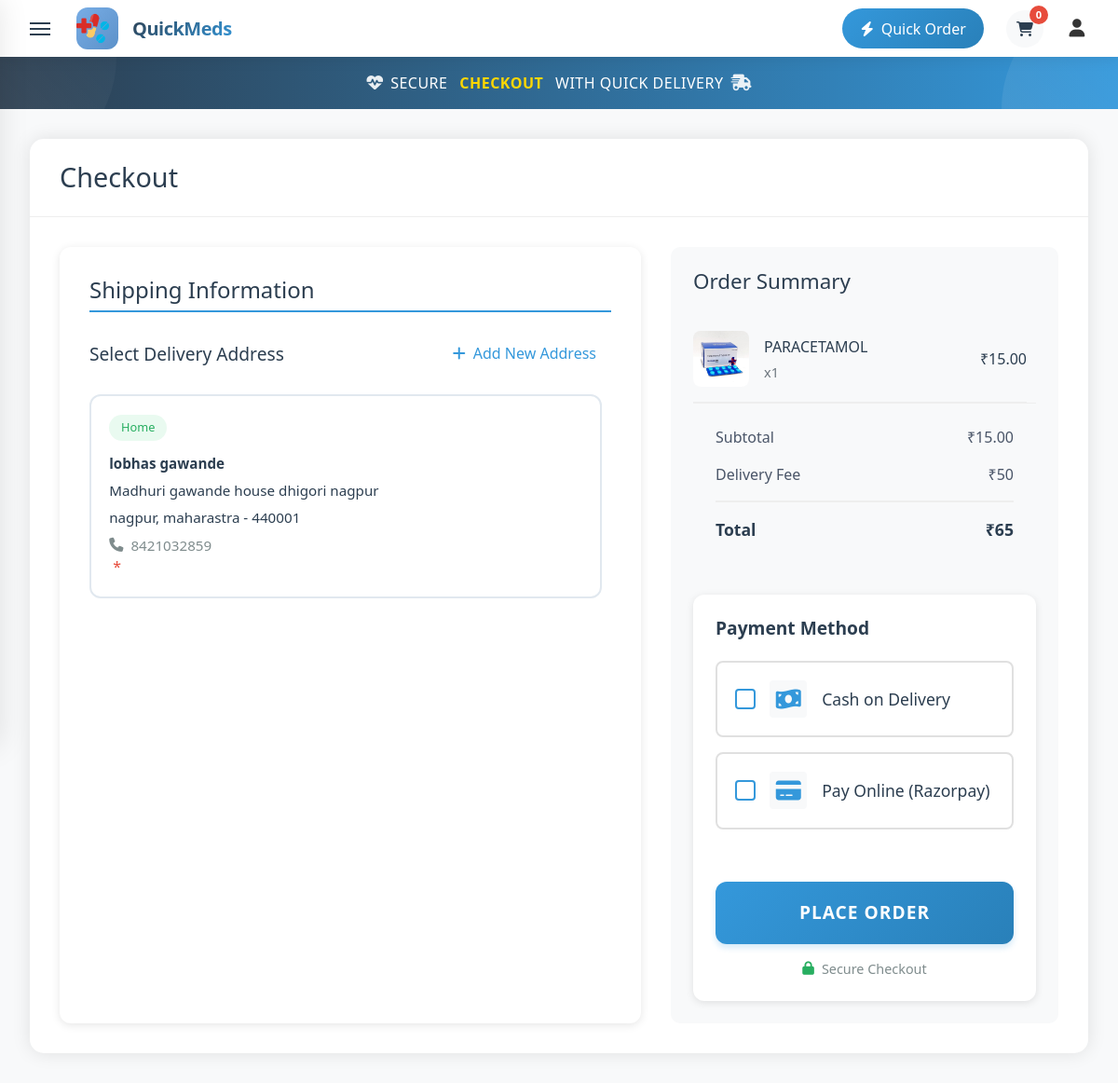
/checkout/ (signed in), run on an earlier commit of the app's database.
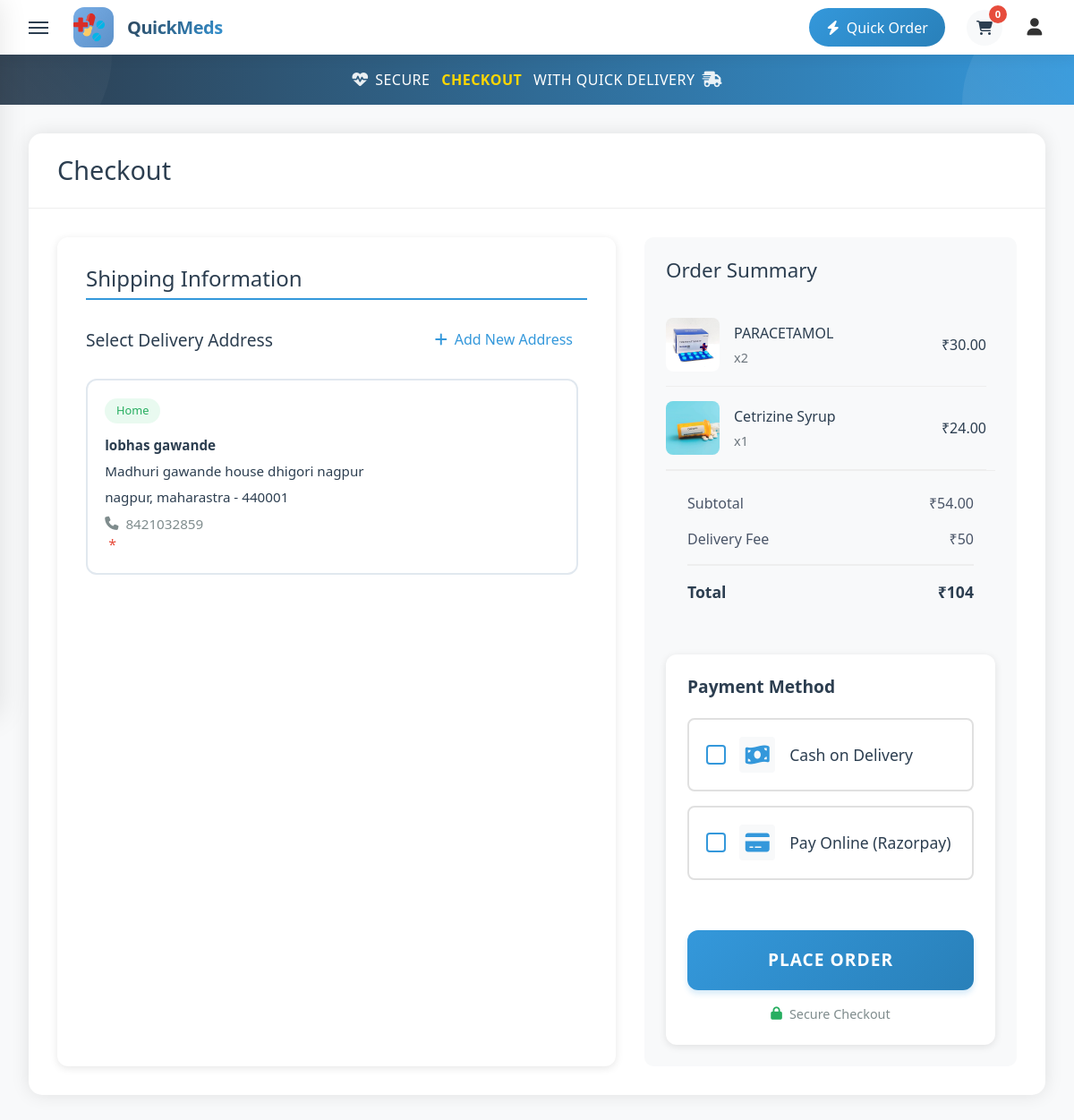
And on a later commit of the database.
### QuickMedsApp/models.py (models this page shows, shortened)
class Address(models.Model):
    ADDRESS_TYPES = [
        ('Home', 'Home'),
        ('Office', 'Office'),
        ('Other', 'Other'),
    ]
    user = models.ForeignKey(User, on_delete=models.CASCADE, related_name='addresses')
    type = models.CharField(max_length=20, choices=ADDRESS_TYPES, default='Home')
    full_name = models.CharField(max_length=100)
    phone_number = models.CharField(max_length=15)
    street_address = models.TextField()
    city = models.CharField(max_length=100)
    state = models.CharField(max_length=100)
    postal_code = models.CharField(max_length=10)
    country = models.CharField(max_length=100, default='India')
    is_default = models.BooleanField(default=False)
    created_at = models.DateTimeField(auto_now_add=True)
    updated_at = models.DateTimeField(auto_now=True)
    class Meta:
        verbose_name = 'Address'
        verbose_name_plural = 'Addresses'
        ordering = ['-created_at']

class CartItem(models.Model):
    cart = models.ForeignKey(Cart, on_delete=models.CASCADE)
    product = models.ForeignKey(Product, on_delete=models.CASCADE)
    quantity = models.PositiveIntegerField(default=1)
    def get_total(self):
        return self.quantity * self.product.price

class Product(models.Model):
    name = models.CharField(max_length=255)
    code = models.CharField(max_length=50, unique=True, blank=True, null=True)
    description = models.TextField(blank=True, null=True)
    category = models.ForeignKey(Category, on_delete=models.CASCADE, related_name='products')
    price = models.DecimalField(max_digits=10, decimal_places=2)
    original_price = models.DecimalField(max_digits=10, decimal_places=2, blank=True, null=True)
    in_stock = models.BooleanField(default=True)
    stock = models.PositiveIntegerField(default=0)
    expiry_date = models.DateField(null=True, blank=True)
    image = models.ImageField(upload_to='products/', blank=True, null=True)
    created_at = models.DateTimeField(auto_now_add=True)
    updated_at = models.DateTimeField(auto_now=True)
    class Meta:
        ordering = ['-created_at']
        verbose_name = 'Product'
        verbose_name_plural = 'Products'

class Cart(models.Model):
    user = models.ForeignKey(User, on_delete=models.CASCADE)
    created_at = models.DateTimeField(auto_now_add=True)
    updated_at = models.DateTimeField(auto_now=True)
    def get_total(self):
        return sum(item.get_total() for item in self.cartitem_set.all())

### QuickMedsApp/views.py (the view)
# urls.py: path('checkout/', views.checkout_view, name='checkout'),
@login_required
def checkout_view(request):
    if not request.user.is_authenticated:
        return redirect('login')
    cart = Cart.objects.get_or_create(user=request.user)[0]
    if not cart.cartitem_set.exists():
        messages.warning(request, 'Your cart is empty')
        return redirect('cart')
    addresses = request.user.addresses.all().order_by('-is_default', '-created_at')
    razorpay_key_id = config('RAZORPAY_KEY_ID')
    context = {
        'cart': cart,
        'razorpay_key_id': razorpay_key_id,
        'addresses': addresses,
    }
    return render(request, 'checkout.html', context)

### templates/checkout.html (shortened to what the changed rows need)
{% extends 'base.html' %}
{% load static %}
{% load humanize %}
{% block extra_css %}
<link rel="stylesheet" href="{% static 'css/checkout.css' %}">
<link rel="stylesheet" href="{% static 'css/home.css' %}">
<link rel="stylesheet" href="https://cdnjs.cloudflare.com/ajax/libs/font-awesome/6.5.1/css/all.min.css">
{% endblock %}
{% block content %}
<div class="checkout-wrapper">
    <div class="checkout-container">
        <div class="checkout-header">
            <h1>Checkout</h1>
        </div>
        <form id="checkoutForm" method="POST">
            <div class="checkout-grid">
                <div class="checkout-form-container">
                    <div class="form-section">
                        <h2>Shipping Information</h2>
                        <div class="address-selection-section">
                            <div class="saved-addresses">
                                {% for address in user.addresses.all %}
                                <div class="address-option">
                                    <label for="address_{{ address.id }}" class="address-card-label">
                                        <div class="address-card-content">
                                            <div class="address-type">
                                                <span class="type-badge {% if address.type == 'Home' %}home{% elif address.type == 'Office' %}office{% else %}other{% endif %}">
                                                    {{ address.type }}
                                                </span>
                                            </div>
                                            <div class="address-details">
                                                <p class="name">{{ address.full_name }}</p>
                                                <p class="address">{{ address.street_address }}</p>
                                                <p class="city-state">{{ address.city }}, {{ address.state }} - {{ address.postal_code }}</p>
                                                <p class="phone">
                                                    <i class="fas fa-phone"></i> {{ address.phone_number }}
                                                </p>
                                            </div>
                                        </div>
                                    </label>
                                </div>
                                {% endfor %}
                            </div>
                        </div>
                    </div>
                </div>
                <div class="order-summary">
                    <div class="order-summary-header">
                        <h2>Order Summary</h2>
                    </div>
                    <div class="order-items">
                        {% for item in cart.cartitem_set.all %}
                        <div class="order-item">
                            <img src="{% if item.product.image %}{{ item.product.image.url }}{% else %}{% static 'img/medicines-icon.png' %}{% endif %}"
                                 alt="{{ item.product.name }}"
                                 class="item-image">
                            <div class="item-info">
                                <span class="item-name">{{ item.product.name }}</span>
                                <span class="item-quantity">x{{ item.quantity }}</span>
                            </div>
                            <span class="item-price">₹{{ item.get_total|intcomma }}</span>
                        </div>
                        {% endfor %}
                    </div>
                    <div class="price-summary">
                        <div class="price-row">
                            <span>Subtotal</span>
                            <span>₹{{ cart.get_total|intcomma }}</span>
                        </div>
                        <div class="price-row total">
                            <span>Total</span>
                            <span>₹{{ cart.get_total|add:50|intcomma }}</span>
                        </div>
                    </div>
                </div>
            </div>
        </form>
    </div>
</div>
{% endblock %}

What changed in the data, as far as the page shows it:
changed CartItem "PARACETAMOL": quantity "1" → "2"; get_total "15.00" → "30.00"
added CartItem: product.image (picture), product.name "Cetrizine Syrup", quantity "1", get_total "24.00"
changed through a linked row, Cart: get_total "15.00" → "54.00"; get_total|add "65" → "104"
